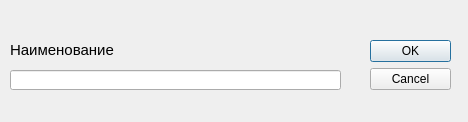
<?xml version="1.0" encoding="UTF-8"?>
<ui version="4.0">
 <class>DialogEdit</class>
 <widget class="QDialog" name="DialogEdit">
  <property name="geometry">
   <rect>
    <x>0</x>
    <y>0</y>
    <width>468</width>
    <height>122</height>
   </rect>
  </property>
  <property name="windowTitle">
   <string>Редактирование</string>
  </property>
  <widget class="QDialogButtonBox" name="buttonBox">
   <property name="geometry">
    <rect>
     <x>370</x>
     <y>40</y>
     <width>81</width>
     <height>241</height>
    </rect>
   </property>
   <property name="orientation">
    <enum>Qt::Vertical</enum>
   </property>
   <property name="standardButtons">
    <set>QDialogButtonBox::Cancel|QDialogButtonBox::Ok</set>
   </property>
  </widget>
  <widget class="QLabel" name="label_2">
   <property name="geometry">
    <rect>
     <x>10</x>
     <y>30</y>
     <width>121</width>
     <height>39</height>
    </rect>
   </property>
   <property name="font">
    <font>
     <pointsize>11</pointsize>
    </font>
   </property>
   <property name="text">
    <string>Наименование</string>
   </property>
  </widget>
  <widget class="QLineEdit" name="lineEdit_name">
   <property name="geometry">
    <rect>
     <x>10</x>
     <y>70</y>
     <width>331</width>
     <height>20</height>
    </rect>
   </property>
  </widget>
  <widget class="QLabel" name="label_code">
   <property name="geometry">
    <rect>
     <x>10</x>
     <y>0</y>
     <width>121</width>
     <height>39</height>
    </rect>
   </property>
   <property name="font">
    <font>
     <pointsize>11</pointsize>
    </font>
   </property>
   <property name="text">
    <string/>
   </property>
  </widget>
 </widget>
 <resources/>
 <connections>
  <connection>
   <sender>buttonBox</sender>
   <signal>accepted()</signal>
   <receiver>DialogEdit</receiver>
   <slot>accept()</slot>
   <hints>
    <hint type="sourcelabel">
     <x>248</x>
     <y>254</y>
    </hint>
    <hint type="destinationlabel">
     <x>157</x>
     <y>274</y>
    </hint>
   </hints>
  </connection>
  <connection>
   <sender>buttonBox</sender>
   <signal>rejected()</signal>
   <receiver>DialogEdit</receiver>
   <slot>reject()</slot>
   <hints>
    <hint type="sourcelabel">
     <x>316</x>
     <y>260</y>
    </hint>
    <hint type="destinationlabel">
     <x>286</x>
     <y>274</y>
    </hint>
   </hints>
  </connection>
 </connections>
</ui>
